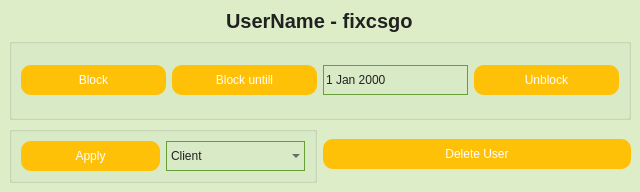
<?xml version="1.0" encoding="UTF-8"?>
<ui version="4.0">
 <class>MainWindow</class>
 <widget class="QMainWindow" name="MainWindow">
  <property name="geometry">
   <rect>
    <x>0</x>
    <y>0</y>
    <width>640</width>
    <height>192</height>
   </rect>
  </property>
  <property name="windowTitle">
   <string>MainWindow</string>
  </property>
  <property name="styleSheet">
   <string notr="true">*{
background: #DCEDC8;
font: 10pt &quot;Arial&quot;;
}

QLineEdit
{
background: transparent;
border: 1px solid #689F38;
font: 12pt &quot;Arial&quot;;
}
QLineEdit:focus {
 outline:none; }

QLabel{
	color: #212121;
	font: 15pt &quot;Arial&quot;;
	font-weight:bold;
}

QPushButton{
color: white;
background: #FFC107;
border-radius: 10px;
font: 12pt &quot;Arial&quot;;
}

QSpinBox{
background: transparent;
border: 1px solid #689F38;
font: 12pt &quot;Arial&quot;;
color: #212121;
}

QComboBox{
background: transparent;
border: 1px solid #689F38;
font: 12pt &quot;Arial&quot;;
color: #212121;
}

QDateEdit{
background: transparent;
border	: 1px solid #689F38;
font: 14pt &quot;Arial&quot;;
color: #212121;
}</string>
  </property>
  <widget class="QWidget" name="centralwidget">
   <layout class="QGridLayout" name="gridLayout">
    <item row="0" column="0" colspan="2" alignment="Qt::AlignHCenter">
     <widget class="QLabel" name="lbl_login">
      <property name="minimumSize">
       <size>
        <width>0</width>
        <height>23</height>
       </size>
      </property>
      <property name="maximumSize">
       <size>
        <width>16777215</width>
        <height>23</height>
       </size>
      </property>
      <property name="font">
       <font>
        <family>Arial</family>
        <pointsize>15</pointsize>
        <weight>75</weight>
        <italic>false</italic>
        <bold>true</bold>
       </font>
      </property>
      <property name="styleSheet">
       <string notr="true"/>
      </property>
      <property name="text">
       <string>UserName - fixcsgo</string>
      </property>
     </widget>
    </item>
    <item row="1" column="0" colspan="2">
     <widget class="QGroupBox" name="groupBox_2">
      <property name="styleSheet">
       <string notr="true"/>
      </property>
      <property name="title">
       <string/>
      </property>
      <layout class="QHBoxLayout" name="horizontalLayout_2">
       <item>
        <widget class="QPushButton" name="btn_lock">
         <property name="minimumSize">
          <size>
           <width>100</width>
           <height>30</height>
          </size>
         </property>
         <property name="text">
          <string>Block</string>
         </property>
        </widget>
       </item>
       <item>
        <widget class="QPushButton" name="btn_time_block">
         <property name="minimumSize">
          <size>
           <width>100</width>
           <height>30</height>
          </size>
         </property>
         <property name="text">
          <string>Block untill</string>
         </property>
        </widget>
       </item>
       <item>
        <widget class="QDateEdit" name="dateEdit">
         <property name="minimumSize">
          <size>
           <width>100</width>
           <height>30</height>
          </size>
         </property>
        </widget>
       </item>
       <item>
        <widget class="QPushButton" name="btn_unlock">
         <property name="minimumSize">
          <size>
           <width>100</width>
           <height>30</height>
          </size>
         </property>
         <property name="text">
          <string>Unblock</string>
         </property>
        </widget>
       </item>
      </layout>
     </widget>
    </item>
    <item row="2" column="0">
     <widget class="QGroupBox" name="groupBox">
      <property name="styleSheet">
       <string notr="true"/>
      </property>
      <property name="title">
       <string/>
      </property>
      <layout class="QHBoxLayout" name="horizontalLayout">
       <item>
        <widget class="QPushButton" name="btn_apply">
         <property name="minimumSize">
          <size>
           <width>100</width>
           <height>30</height>
          </size>
         </property>
         <property name="text">
          <string>Apply</string>
         </property>
        </widget>
       </item>
       <item>
        <widget class="QComboBox" name="comboBox_userType">
         <property name="minimumSize">
          <size>
           <width>100</width>
           <height>30</height>
          </size>
         </property>
         <item>
          <property name="text">
           <string>Client</string>
          </property>
         </item>
         <item>
          <property name="text">
           <string>Provider</string>
          </property>
         </item>
         <item>
          <property name="text">
           <string>Admin</string>
          </property>
         </item>
        </widget>
       </item>
      </layout>
     </widget>
    </item>
    <item row="2" column="1">
     <widget class="QPushButton" name="btn_delete">
      <property name="minimumSize">
       <size>
        <width>100</width>
        <height>30</height>
       </size>
      </property>
      <property name="styleSheet">
       <string notr="true"/>
      </property>
      <property name="text">
       <string>Delete User</string>
      </property>
     </widget>
    </item>
   </layout>
  </widget>
 </widget>
 <resources/>
 <connections/>
</ui>
